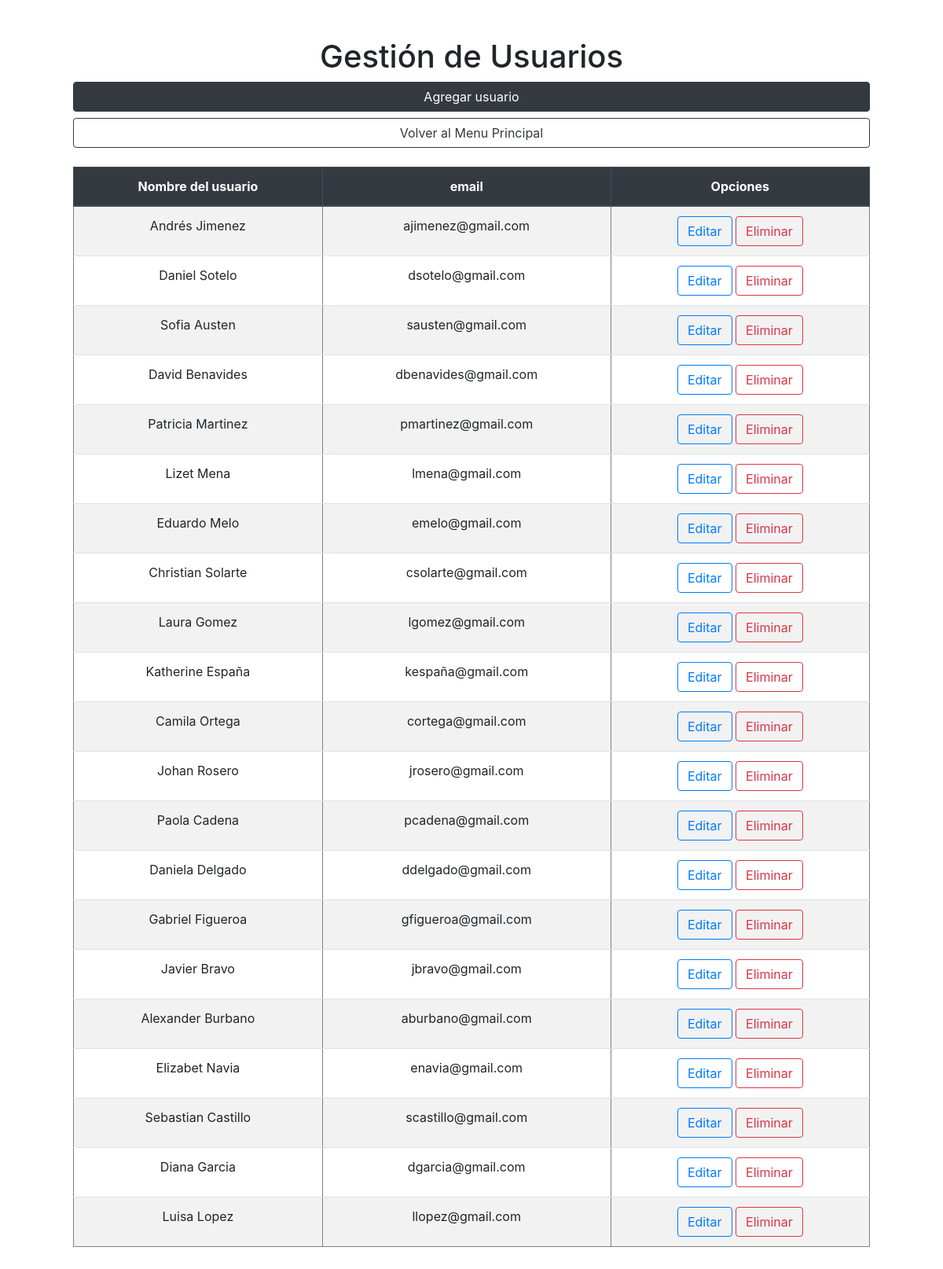
Page /Usuarios/gestionUsuarios.php on the committed database.
### tables this page shows
CREATE TABLE Users (
    Id_U INT NOT NULL AUTO_INCREMENT,
    Name VARCHAR(70) NOT NULL,
    Email VARCHAR(50) NOT NULL,
    PRIMARY KEY(Id_U)
);

### Usuarios/gestionUsuarios.php (the view, shortened to what this page needs)
<?php
include('../DB/conexion_db.php') ?>
<!DOCTYPE html>
<html lang="en">
<head>
    <link rel="stylesheet" href="https://stackpath.bootstrapcdn.com/bootstrap/4.3.1/css/bootstrap.min.css">
</head>
<body class="container">
    <div class="d-flex justify-content-center flex-column  m-5">
        <h1 class="text-center">Gestión de Usuarios</h1>
        <button type="button" class="btn btn-dark mb-2" data-toggle="modal" data-target="#usuarioModal">
            Agregar usuario
        </button>
        <a href="./../" class="btn btn-outline-dark mb-4"> Volver al Menu Principal</a>
        <div class="table-responsive">
            <table border="1" cellpadding="2" class="table table-striped">
                <thead class="thead-dark">
                    <tr>
                        <th scope="col" class="text-center">Nombre del usuario</th>
                        <th scope="col" class="text-center">email</th>
                        <th scope="col" class="text-center">Opciones</th>
                    </tr>
                </thead>
                <tbody>
                    <?php
                    $query = "SELECT * FROM Users";
                    $resultado = mysqli_query($conn, $query);
                    while ($fila = mysqli_fetch_array($resultado)) { ?>
                        <tr>
                            <td scope="row" class="text-center"><?php echo $fila['Name'] ?></td>
                            <td class="text-center"><?php echo $fila['Email'] ?></td>
                            <td class="text-center">
                                <a href="editar_usuario.php?id=<?php echo $fila['Id_U'] ?>" class="btn  btn-outline-primary">Editar</a>
                                <a href="eliminar_usuario.php?id=<?php echo $fila['Id_U'] ?>" class="btn btn-outline-danger">Eliminar</a>
                            </td>
                        </tr>
                    <?php } ?>
                </tbody>
            </table>
        </div>
    </div>
</body>
</html>

### rows in the picture
users: Name "Andrés Jimenez", Email "ajimenez@gmail.com"
users: Name "Daniel Sotelo", Email "dsotelo@gmail.com"
users: Name "Sofia Austen", Email "sausten@gmail.com"
users: Name "David Benavides", Email "dbenavides@gmail.com"
users: Name "Patricia Martinez", Email "pmartinez@gmail.com"
users: Name "Lizet Mena", Email "lmena@gmail.com"
users: Name "Eduardo Melo", Email "emelo@gmail.com"
users: Name "Christian Solarte", Email "csolarte@gmail.com"
users: Name "Laura Gomez", Email "lgomez@gmail.com"
users: Name "Katherine España", Email "kespaña@gmail.com"
users: Name "Camila Ortega", Email "cortega@gmail.com"
users: Name "Johan Rosero", Email "jrosero@gmail.com"
users: Name "Paola Cadena", Email "pcadena@gmail.com"
users: Name "Daniela Delgado", Email "ddelgado@gmail.com"
users: Name "Gabriel Figueroa", Email "gfigueroa@gmail.com"
users: Name "Javier Bravo", Email "jbravo@gmail.com"
users: Name "Alexander Burbano", Email "aburbano@gmail.com"
users: Name "Elizabet Navia", Email "enavia@gmail.com"
users: Name "Sebastian Castillo", Email "scastillo@gmail.com"
users: Name "Diana Garcia", Email "dgarcia@gmail.com"
users: Name "Luisa Lopez", Email "llopez@gmail.com"
